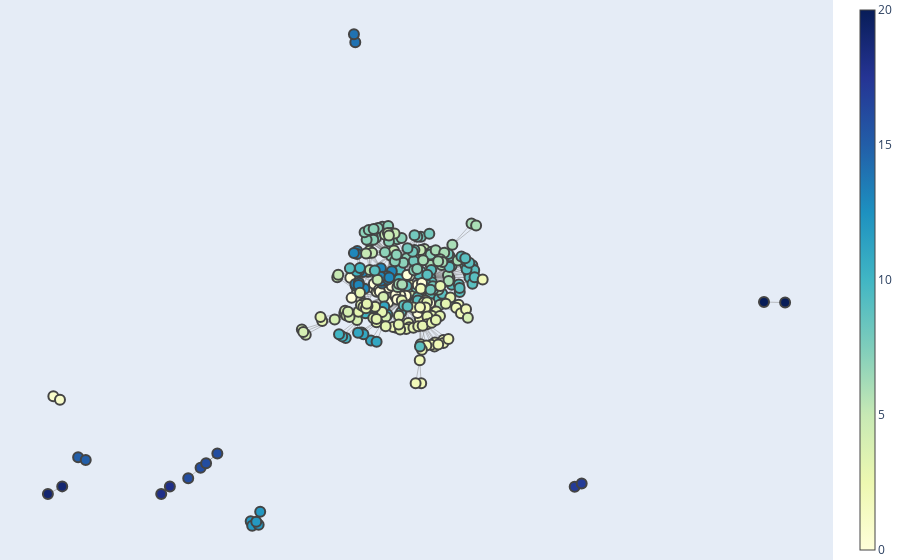

Notebook cell for this chart:
### Code cell
# 3. Community Detection
# Objective: Discover distinct communities within the subreddit that may correspond to specific political affiliations, ideologies, or topics of interest.
# Method: Use community detection algorithms like Louvain or Girvan-Newman to partition the network into communities. Analyze the content and sentiment of posts within each community to identify their political leanings or key issues.

import networkx as nx
import community.community_louvain as community_louvain

# Create a directed graph from the DataFrame
G = nx.from_pandas_edgelist(interaction_network_df, 'user1', 'user2', create_using=nx.Graph)

# Perform community detection using Louvain algorithm
partition = community_louvain.best_partition(G)

# Add the partition to the node trace
node_trace.marker.color = list(partition.values())
node_trace.text = list(partition.values())

# Create the figure
fig = go.Figure(data=[edge_trace, node_trace],
                 layout=go.Layout(
                     showlegend=False,
                     hovermode='closest',
                     margin=dict(b=0,l=0,r=0,t=0),
                     xaxis=dict(showgrid=False, zeroline=False, showticklabels=False),
                     yaxis=dict(showgrid=False, zeroline=False, showticklabels=False))
                     )

# Display the figure
fig.show()
node_trace.marker.color = list(partition.values())
node_trace.text = list(partition.values())

# Create the figure
fig = go.Figure(data=[edge_trace, node_trace],
             layout=go.Layout(
                showlegend=False,
                hovermode='closest',
                margin=dict(b=0,l=0,r=0,t=0),
                xaxis=dict(showgrid=False, zeroline=False, showticklabels=False),
                yaxis=dict(showgrid=False, zeroline=False, showticklabels=False))

                )

### Figure 1 — Plotly figure (JSON) as saved in the notebook; plotly's stock layout.template omitted (floating-point values rounded to 4 significant figures; data arrays with more than 128 entries replaced by an {"elided": "..."} marker saying what was removed)
{"data": [{"hoverinfo": "none", "line": {"color": "#888", "width": 0.5}, "mode": "lines", "type": "scatter", "x": {"elided": "3093 float values"}, "y": {"elided": "3093 float values"}}, {"hoverinfo": "text", "marker": {"color": {"elided": "313 int values"}, "colorbar": {"thickness": 15}, "colorscale": [[0, "rgb(255,255,217)"], [0.125, "rgb(237,248,177)"], [0.25, "rgb(199,233,180)"], [0.375, "rgb(127,205,187)"], [0.5, "rgb(65,182,196)"], [0.625, "rgb(29,145,192)"], [0.75, "rgb(34,94,168)"], [0.875, "rgb(37,52,148)"], [1, "rgb(8,29,88)"]], "line": {"width": 2}, "showscale": true, "size": 10}, "mode": "markers", "text": {"elided": "313 str values"}, "type": "scatter", "x": {"elided": "313 float values"}, "y": {"elided": "313 float values"}}], "layout": {"hovermode": "closest", "margin": {"b": 0, "l": 0, "r": 0, "t": 0}, "showlegend": false, "xaxis": {"showgrid": false, "showticklabels": false, "zeroline": false}, "yaxis": {"showgrid": false, "showticklabels": false, "zeroline": false}}}
